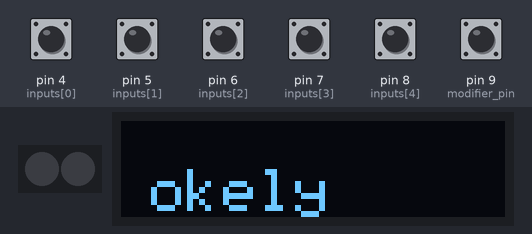
Recording of a sketch running on a simulated Arduino Leonardo, built with avr-gcc and run on an emulated ATmega32U4. On the bench: 2 RGB LEDs in strip order, left to right, 128×32 one-colour display. The test bench sets the inputs (shaded band); at power-on: pin 4 (inputs[0]), pin 5 (inputs[1]), pin 6 (inputs[2]), pin 7 (inputs[3]), pin 8 (inputs[4]), pin 9 (modifier_pin) HIGH. Dim RGB values are drawn brighter than linear; USB keyboard and mouse output is not drawn; what the sketch prints to the serial monitor is not drawn.

Above: at 3.2 s.
3.3 s: pin 9 (modifier_pin) pulled LOW for 0.15 s
At 4.5 s:
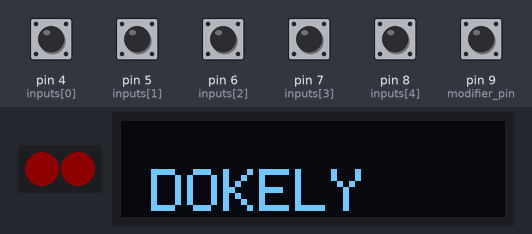
4.9 s: pin 9 (modifier_pin) pulled LOW for 1 s
At 5.7 s:
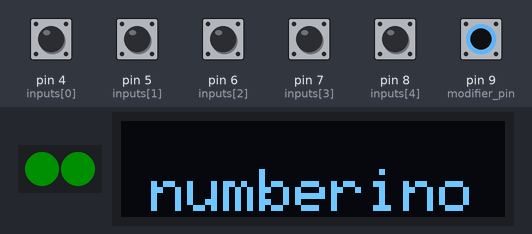
7.4 s: pin 9 (modifier_pin) pulled LOW for 0.15 s
At 8.6 s:
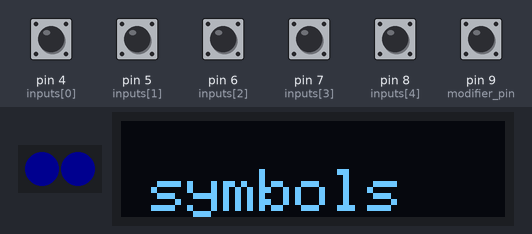
9.0 s: pin 9 (modifier_pin) pulled LOW for 0.15 s
At 9.8 s:
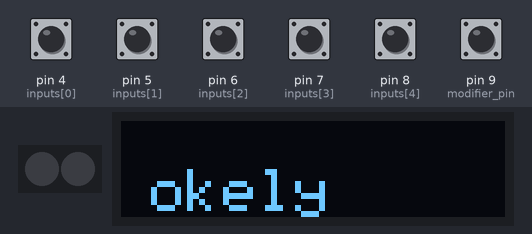
Timing chart, 0 to 12.0 s (numbered marks = the images above; inputs shaded):
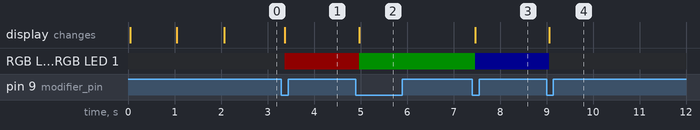

Measured:
- after the input at 3.3 s, RGB LED 0, RGB LED 1: off → RGB(15, 0, 0) after 0.07 s; the display: first changes after 0.07 s (image 1 shows a later state)
- after the input at 4.9 s, RGB LED 0, RGB LED 1: RGB(15, 0, 0) → RGB(0, 15, 0) after 0.07 s; the display: first changes after 0.07 s (image 2 shows a later state)
- after the input at 7.4 s, RGB LED 0, RGB LED 1: RGB(0, 15, 0) → RGB(0, 0, 15) after 0.06 s; the display: first changes after 0.06 s (image 3 shows a later state)
- after the input at 9.0 s, RGB LED 0, RGB LED 1: RGB(0, 0, 15) → off after 0.06 s; the display: first changes after 0.06 s (image 4 shows a later state)

The sketch:

leftorium.ino
```cpp
#include <Adafruit_NeoPixel.h>
#include "Keyboard.h"
#include <SPI.h>
#include <Wire.h>
#include <Adafruit_GFX.h>
#include <Adafruit_SSD1306.h>
#include "leftorium_logo.h"
#include "keydefs.h"

#define PIN        10
#define NUMPIXELS 2
Adafruit_NeoPixel pixels(NUMPIXELS, PIN, NEO_GRB + NEO_KHZ800);

#define OLED_RESET     -1 // Reset pin # (or -1 if sharing Arduino reset pin)
#define SCREEN_ADDRESS 0x3C ///< See datasheet for Address; 0x3D for 128x64, 0x3C for 128x32
Adafruit_SSD1306 display(128, 32, &Wire, OLED_RESET);

int buttonState;
int modifierState;
int lastOutputState = 0;
int lastModifierState = 0;
int modifier = 0;
int mode = 0;

const int colorStates[4][3] = {
  {0, 0, 0},
  {150, 0, 0},
  {0, 150, 0},
  {0, 0, 150}
};

const char* stateNames[4] = {
  "okely",
  "DOKELY",
  "numberinos",
  "symbols"
};

const int NUM_STATES = 4;
const int NUM_PINS = 5;
const int inputs[] = {4,5,6,7,8};
const int modifier_pin = 9;
char lowercase[32];
char uppercase[32];

// the following variables are unsigned longs because the time, measured in
// milliseconds, will quickly become a bigger number than can be stored in an int.
unsigned long lastDebounceTime = 0;  // the last time the output pin was toggled
unsigned long debounceDelay = 35;    // the debounce time; increase if the output flickers

void setup() {


  Serial.begin(9600);
  Keyboard.begin();
  pixels.begin();
  pixels.setBrightness(25);


  for (byte i = 0; i < NUM_PINS; i++) {
    pinMode(inputs[i], INPUT_PULLUP);
  }
  pinMode(modifier_pin, INPUT_PULLUP);

  assignKeyDefsLowercase(lowercase);
  assignKeyDefsUppercase(uppercase);

  if(!display.begin(SSD1306_SWITCHCAPVCC, SCREEN_ADDRESS)) {
    Serial.println(F("SSD1306 allocation failed"));
    for(;;); // Don't proceed, loop forever
  }

  display.clearDisplay();
  display.setTextSize(2); // Draw 2X-scale text
  display.setTextColor(SSD1306_WHITE);
  display.setCursor(50, 0);

  display.clearDisplay();
  display.drawBitmap(0, 0, leftorium, 128, 32, 1);
  display.display();
  display.invertDisplay(true);
  delay(1000);
  display.invertDisplay(false);
  delay(1000);
  display.clearDisplay();

}

void loop() {
  byte read = 0;

  for (byte i=0; i<NUM_PINS; i++) {
    if (!digitalRead(inputs[i])) bitSet(read, i);
  }
  modifier = !digitalRead(modifier_pin);

  // If the switch changed, due to noise or pressing:
  if (read != lastOutputState || modifier != lastModifierState) {
    // reset the debouncing timer
    lastDebounceTime = millis();
  }


  if ((millis() - lastDebounceTime) > debounceDelay) {
    // whatever the reading is at, it's been there for longer than the debounce
    // delay, so take it as the actual current state:

    // if the button state has changed:

    if (modifier != modifierState) {
      modifierState = modifier;
      if (modifier != 0) {
        mode++;
        if (mode >= NUM_STATES) {mode = 0;}
        Serial.println(mode);
      }
    }

    if (read != buttonState) {
      buttonState = read;
      if (read != 0) {
        Serial.print(read, BIN);
        Serial.print(": ");
        Serial.print(read);
        Serial.print(": ");

        switch (mode) {
          case 0:
            Serial.print(lowercase[read]);
            Keyboard.print(lowercase[read]);
            break;
          case 1:
            Serial.print(uppercase[read]);
            Keyboard.print(uppercase[read]);
            break;
          case 2:
            // statements
            break;
          case 3:
            // statements
            break;
        }


        Serial.print("\n");
      }
    }
  }

  for(int i=0; i<NUMPIXELS; i++) {
    pixels.setPixelColor(i, pixels.Color(
      colorStates[mode][0],
      colorStates[mode][1],
      colorStates[mode][2]
    ));
  }

  display.clearDisplay();
  display.setCursor(10, 16);
  display.println(stateNames[mode]);
  display.display();
  pixels.show();

  // save the reading. Next time through the loop, it'll be the lastButtonState:
  lastOutputState = read;
  lastModifierState = modifier;
}
```

keydefs.h
```cpp
void assignKeyDefsLowercase(char* lowercase) {
  lowercase[16] = 'a';
  lowercase[9] = 'b';
  lowercase[23] = 'c';
  lowercase[20] = 'd';
  lowercase[8] = 'e';
  lowercase[26] = 'f';
  lowercase[22] = 'g';
  lowercase[15] = 'h';
  lowercase[4] = 'i';
  lowercase[29] = 'j';
  lowercase[18] = 'k';
  lowercase[6] = 'l';
  lowercase[10] = 'm';
  lowercase[24] = 'n';
  lowercase[2] = 'o';
  lowercase[25] = 'p';
  lowercase[13] = 'q';
  lowercase[30] = 'r';
  lowercase[3] = 's';
  lowercase[12] = 't';
  lowercase[1] = 'u';
  lowercase[27] = 'v';
  lowercase[21] = 'w';
  lowercase[11] = 'x';
  lowercase[17] = 'y';
  lowercase[5] = 'z';
  lowercase[14] = KEY_BACKSPACE;
  lowercase[19] = KEY_RETURN;
  lowercase[31] = ' ';
}

void assignKeyDefsUppercase(char* uppercase) {
  uppercase[16] = 'A';
  uppercase[9] = 'B';
  uppercase[23] = 'C';
  uppercase[20] = 'D';
  uppercase[8] = 'E';
  uppercase[26] = 'F';
  uppercase[22] = 'G';
  uppercase[15] = 'H';
  uppercase[4] = 'I';
  uppercase[29] = 'J';
  uppercase[18] = 'K';
  uppercase[6] = 'L';
  uppercase[10] = 'M';
  uppercase[24] = 'N';
  uppercase[2] = 'O';
  uppercase[25] = 'P';
  uppercase[13] = 'Q';
  uppercase[30] = 'R';
  uppercase[3] = 'S';
  uppercase[12] = 'T';
  uppercase[1] = 'U';
  uppercase[27] = 'V';
  uppercase[21] = 'W';
  uppercase[11] = 'X';
  uppercase[17] = 'Y';
  uppercase[5] = 'Z';
  uppercase[14] = KEY_BACKSPACE;
  uppercase[19] = KEY_RETURN;
  uppercase[31] = ' ';
}
```

Source omitted: eftorium_logo.h (data table, 3156 bytes)
